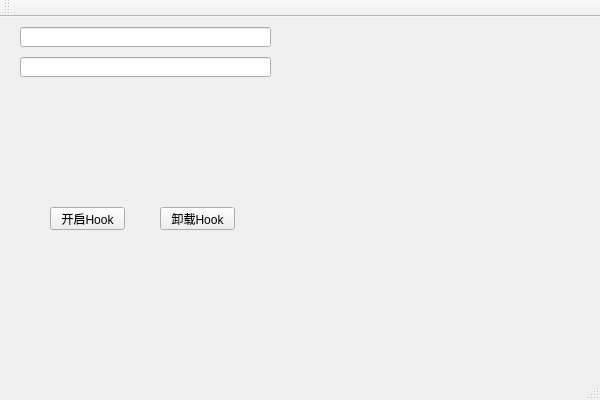
<?xml version="1.0" encoding="UTF-8"?>
<ui version="4.0">
 <class>QT_Hook_VS2015Class</class>
 <widget class="QMainWindow" name="QT_Hook_VS2015Class">
  <property name="geometry">
   <rect>
    <x>0</x>
    <y>0</y>
    <width>600</width>
    <height>400</height>
   </rect>
  </property>
  <property name="windowTitle">
   <string>QT_Hook_VS2015</string>
  </property>
  <widget class="QWidget" name="centralWidget">
   <widget class="QLineEdit" name="lineEdit">
    <property name="geometry">
     <rect>
      <x>20</x>
      <y>10</y>
      <width>251</width>
      <height>20</height>
     </rect>
    </property>
   </widget>
   <widget class="QLineEdit" name="lineEdit_2">
    <property name="geometry">
     <rect>
      <x>20</x>
      <y>40</y>
      <width>251</width>
      <height>20</height>
     </rect>
    </property>
   </widget>
   <widget class="QPushButton" name="pushButton">
    <property name="geometry">
     <rect>
      <x>50</x>
      <y>190</y>
      <width>75</width>
      <height>23</height>
     </rect>
    </property>
    <property name="text">
     <string>开启Hook</string>
    </property>
   </widget>
   <widget class="QPushButton" name="pushButton_2">
    <property name="geometry">
     <rect>
      <x>160</x>
      <y>190</y>
      <width>75</width>
      <height>23</height>
     </rect>
    </property>
    <property name="text">
     <string>卸载Hook</string>
    </property>
   </widget>
  </widget>
  <widget class="QMenuBar" name="menuBar">
   <property name="geometry">
    <rect>
     <x>0</x>
     <y>0</y>
     <width>600</width>
     <height>23</height>
    </rect>
   </property>
  </widget>
  <widget class="QToolBar" name="mainToolBar">
   <attribute name="toolBarArea">
    <enum>TopToolBarArea</enum>
   </attribute>
   <attribute name="toolBarBreak">
    <bool>false</bool>
   </attribute>
  </widget>
  <widget class="QStatusBar" name="statusBar"/>
 </widget>
 <layoutdefault spacing="6" margin="11"/>
 <resources>
  <include location="QT_Hook_VS2015.qrc"/>
 </resources>
 <connections/>
</ui>
